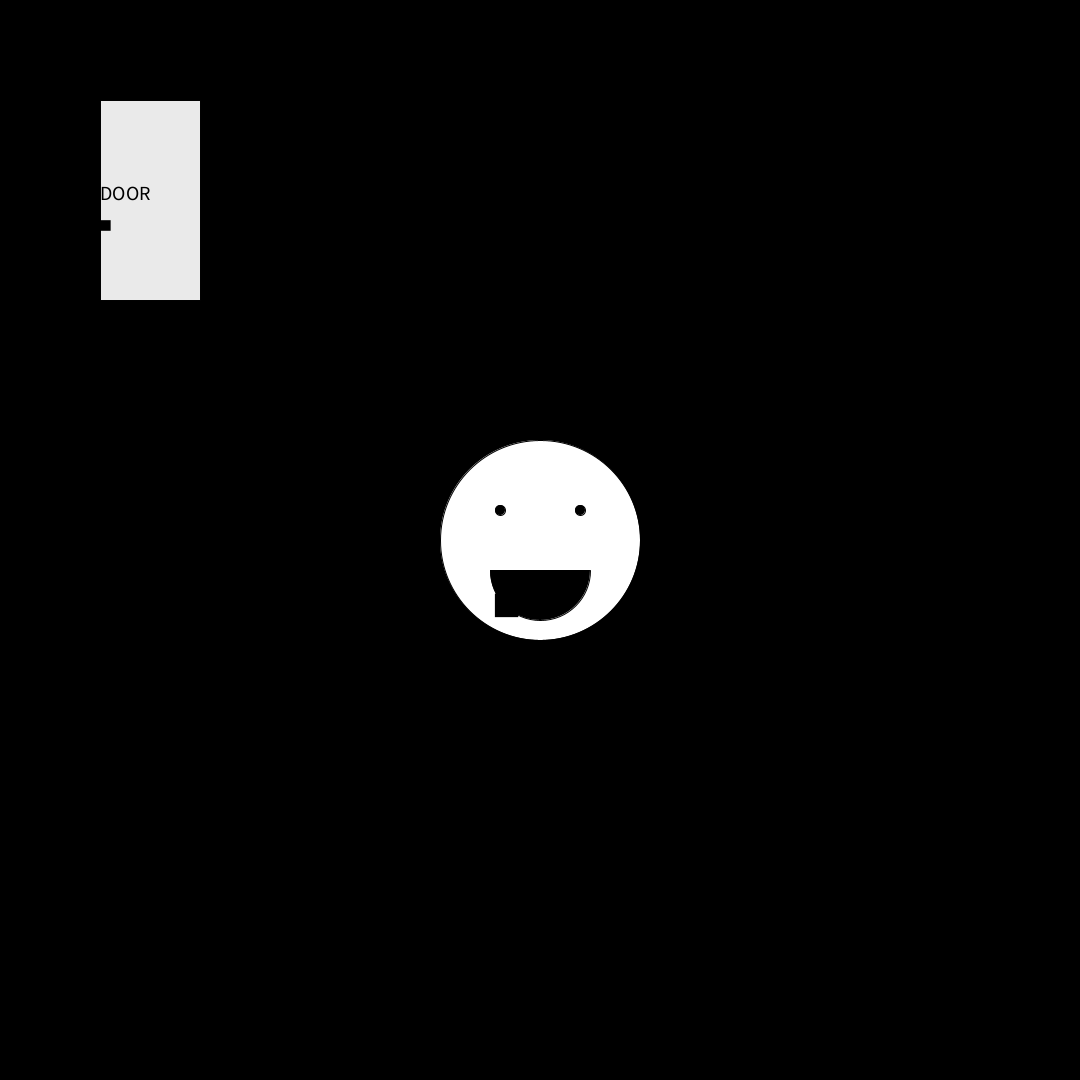
Frame 1 (no input)
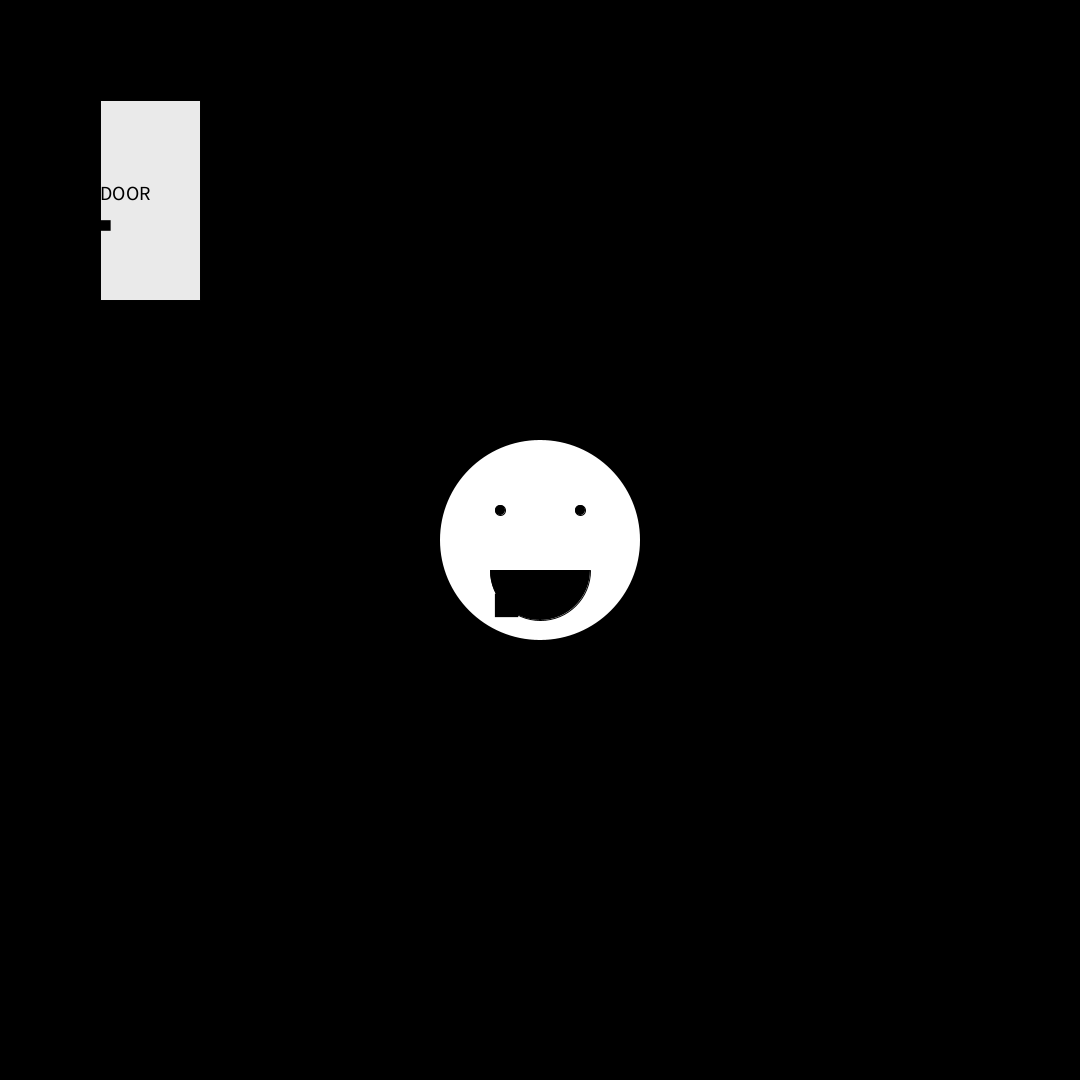
Frame 60 (the mouse pressed at the canvas centre just before this capture)
Frame 120 (the mouse held since frame 60 and released just before this capture): identical to frame 60, image omitted

The Processing sketch that drew these frames (run headless with seeded random() and noise(); from frame 60 on, the mouse is pressed at the canvas centre):

// Processing sketch: Human_JosephineLee
// ── Human_JosephineLee.pde


ArrayList<Key> keys = new ArrayList<Key>();

Human myHuman;
Door myDoor;

void setup() {
  size(1080, 1080);
  background(0);
  textSize(32);
  fill(255);
  text("Find all five keys in this dark room to unlock the door",200,height/2);
  delay(5000);
  myHuman = new Human();
  myDoor = new Door();
   for (int i = 0; i<5; i++){
    keys.add(new Key(color(200), random(0,1080), random(0,1080), random(10,50), true));
   }
    
}

void draw() {
  background(0);
  myHuman.display();
  myHuman.move();
  myHuman.keyUsed();
  myDoor.display();
  for (int i=0; i<keys.size(); i++) { 
    keys.get(i).display();
    keys.get(i).touch(myHuman.xPosition,myHuman.yPosition);
    if (keys.get(i).intersect == false) {
      keys.remove(i);
    }
    
  }
  if (keys.isEmpty()){
    fill(0);
    rect(100,100,110,210);
    textSize(32);
    fill(255);
    text("YOU UNLOCKED THE DOOR AND WON!", 300, height/2);
  }
    
  
    

}
  

// ── Door.pde
class Door {
  color c;
  float xPosition;
  float yPosition;


Door() {
  c = color(234);
  xPosition = 100;
  yPosition = 100;
}

void display() {
  fill(c);
  rect(xPosition, yPosition, 100, 200);
  fill(0);
  textSize(20);
  text("DOOR",100,200);
}
}

// ── Human.pde







class Human {
  color c ;
  float head;
  float eye;
  float mouth;
  float speed;
  float xPosition;
  float yPosition;
  Boolean upArrowIsHeld ;
  Boolean leftArrowIsHeld;
  Boolean downArrowIsHeld ;
  Boolean rightArrowIsHeld ;


  Human() {
    c = color(255);
    head = 200;
    eye = 10;
    mouth = 100;
    speed = 10;
    xPosition = width/2;
    yPosition = height/2;
    upArrowIsHeld = false;
    leftArrowIsHeld = false;
    downArrowIsHeld = false;
    rightArrowIsHeld = false;
  }

  void display() {
    fill(c);
    ellipse(xPosition, yPosition, head, head);

    fill(0);
    stroke(2);
    arc(xPosition, yPosition + 30, mouth, mouth, 0, PI);

    ellipse(xPosition-40, yPosition-30, eye, eye);
    ellipse(xPosition+40, yPosition-30, eye, eye);
  }


  void move() {  
    if (upArrowIsHeld) {
      if (yPosition > 0) {
        yPosition = yPosition - speed;
      }
    }

    if (leftArrowIsHeld) {
      if (xPosition > 0) {
        xPosition = xPosition - speed;
      }
    }

    if (downArrowIsHeld) {
      if (yPosition < height) {
        yPosition = yPosition + speed;
      }
    }

    if (rightArrowIsHeld) {
      if (xPosition < width) {
        xPosition = xPosition + speed;
      }
    }
  }
  void keyUsed() {
    
    upArrowIsHeld = false;
    leftArrowIsHeld = false;
    downArrowIsHeld = false;
    rightArrowIsHeld = false;
    if (keyPressed) {
      if (key == CODED) {

        /// Move Character UP
        if (keyCode == UP) {
          upArrowIsHeld = true;
          downArrowIsHeld = false;
          leftArrowIsHeld = false;
          rightArrowIsHeld = false;
        }

        /// Move Character LEFT
        if (keyCode == LEFT) {
          upArrowIsHeld = false;
          downArrowIsHeld = false;
          leftArrowIsHeld = true;
          rightArrowIsHeld = false;
        }

        /// Move Character DOWN
        if (keyCode == DOWN) {
          upArrowIsHeld = false;
          downArrowIsHeld = true;
          leftArrowIsHeld = false;
          rightArrowIsHeld = false;
        }

        /// Move Character RIGHT
        if (keyCode == RIGHT) {
          upArrowIsHeld = false;
          downArrowIsHeld = false;
          leftArrowIsHeld = false;
          rightArrowIsHeld = true;
        }
      }
    }
    
  }
}

// ── Key.pde
class Key {
  float c;
  float xPosition;
  float yPosition;
  float measure;
  boolean intersect;


  Key(float tempc, float tempxPosition, float tempyPosition, float tempmeasure, boolean tempintersect) {
    c = tempc;
    xPosition = tempxPosition;
    yPosition = tempyPosition;
    measure = tempmeasure;
    intersect = tempintersect;
  }

  void display() {
    noStroke();
    fill(c);
    rect(xPosition, yPosition, measure, measure);
  }


  void touch(float jx, float jy) {
    if (jx>xPosition-measure/2 && jx<xPosition+measure/2 && jy>yPosition-measure/2 && jy<yPosition+measure/2) {
      intersect = false;
    }
  }
}
